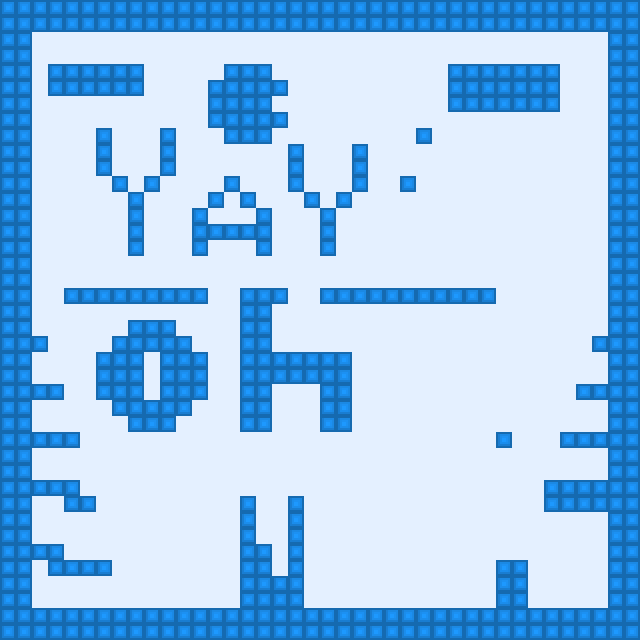

The image is a tile-based game level rendered from a .tmx file. Its description and source (layers, tilesets, objects; grid data summarised) follow:
An orthogonal 40x40 tile map with 16x16 px tiles, 2 tile layers (Background, Block) and 3 objects (Player, Player2, Player3).

<map version="1.0" orientation="orthogonal" renderorder="right-down" width="40" height="40" tilewidth="16" tileheight="16" nextobjectid="5">
 <tileset firstgid="1" name="tileset" tilewidth="16" tileheight="16">
  <image source="../graphics/tileset.png" width="64" height="32" />
 </tileset>
 <layer name="Background" width="40" height="40">
  <data>[1600 cells, 1600 non-empty, 1 distinct tile ids]</data>
 </layer>
 <layer name="Block" width="40" height="40">
  <data>[1600 cells, 541 non-empty, 4 distinct tile ids]</data>
 </layer>
 <objectgroup name="Spawn">
  <object id="1" name="Player" x="446" y="223" width="34" height="31" />
  <object id="2" name="Player2" x="150" y="533" width="29" height="27" />
  <object id="3" name="Player3" x="555" y="534" width="32" height="31" />
 </objectgroup>
</map>
